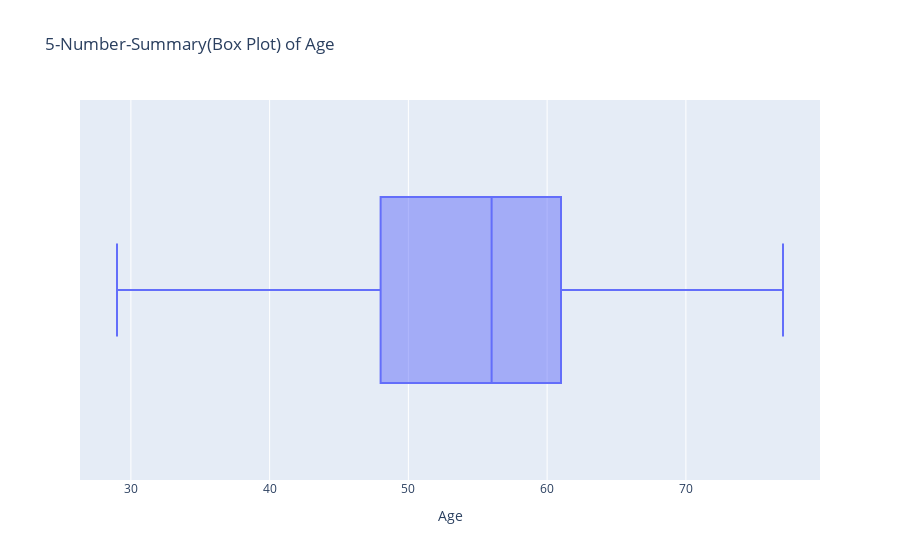

Notebook cell for this chart:
### Code cell
from plotly.offline import iplot

fig = px.box(x = df["age"],
labels={"x":"Age"},
title="5-Number-Summary(Box Plot) of Age")
iplot(fig)

### Figure 1 — Plotly figure (JSON) as saved in the notebook; plotly's stock layout.template omitted (floating-point values rounded to 4 significant figures; data arrays with more than 128 entries replaced by an {"elided": "..."} marker saying what was removed)
{"data": [{"alignmentgroup": "True", "hovertemplate": "Age=%{x}<extra></extra>", "legendgroup": "", "marker": {"color": "#636efa"}, "name": "", "notched": false, "offsetgroup": "", "orientation": "h", "showlegend": false, "type": "box", "x": {"elided": "299 int values"}, "x0": " ", "xaxis": "x", "y0": " ", "yaxis": "y"}], "layout": {"boxmode": "group", "legend": {"tracegroupgap": 0}, "title": {"text": "5-Number-Summary(Box Plot) of Age"}, "xaxis": {"anchor": "y", "domain": [0, 1], "title": {"text": "Age"}}, "yaxis": {"anchor": "x", "domain": [0, 1]}}}
